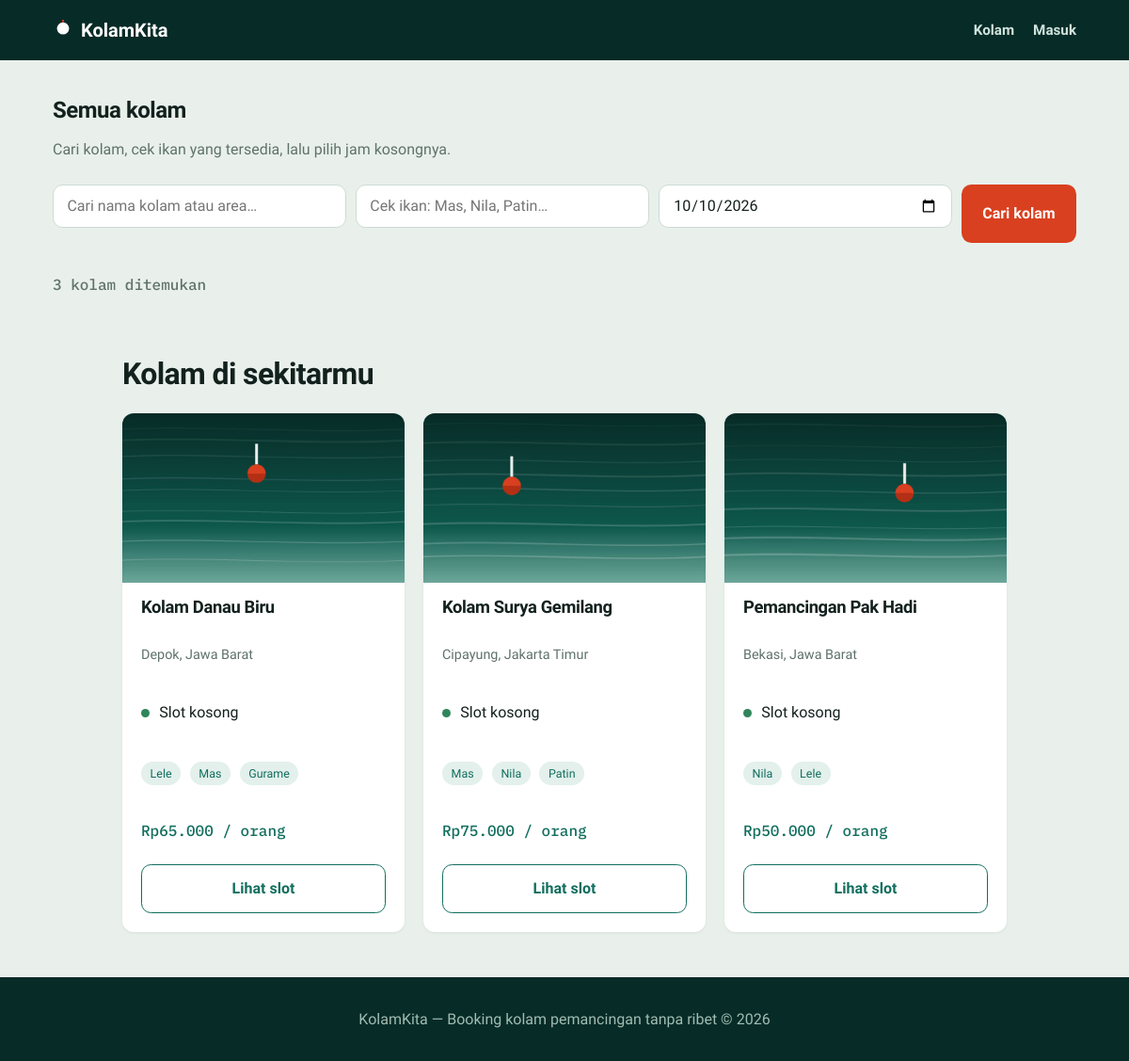
/public/semua-kolam.php, run on the app's committed database.
### tables this page shows
CREATE TABLE kolam (
  id INT AUTO_INCREMENT PRIMARY KEY,
  owner_id INT NOT NULL,
  nama VARCHAR(120) NOT NULL,
  deskripsi TEXT,
  alamat VARCHAR(255),
  harga_per_slot DECIMAL(12,2) NOT NULL,
  jam_buka TIME, jam_tutup TIME,
  foto VARCHAR(255),
  is_aktif TINYINT(1) DEFAULT 1,
  jenis_ikan VARCHAR(255),
  FOREIGN KEY (owner_id) REFERENCES users(id),
  INDEX idx_owner (owner_id),
  INDEX idx_aktif (is_aktif)
);

### config/helpers.php (called while the page is built, shortened)
<?php
function e($str): string
{
    return htmlspecialchars((string) $str, ENT_QUOTES, 'UTF-8');
}
function format_rupiah($angka): string
{
    return 'Rp' . number_format((float) $angka, 0, ',', '.');
}

### public/semua-kolam.php (the view, shortened to what this page needs)
<?php
require_once __DIR__ . '/../config/helpers.php';
require_once __DIR__ . '/../config/database.php';
require_once __DIR__ . '/../includes/header.php';
$ikanDicari = trim($_GET['ikan'] ?? '');
$sql = "SELECT * FROM kolam WHERE is_aktif = 1";
$params = [];
$sql .= " ORDER BY nama";
$stmt = $pdo->prepare($sql);
$stmt->execute($params);
$rows = $stmt->fetchAll();
$slotStmt = $pdo->prepare("SELECT COUNT(*) FROM slots s LEFT JOIN bookings b ON b.slot_id = s.id AND b.tanggal = s.tanggal AND b.status <> 'dibatalkan' WHERE s.kolam_id = ? AND s.tanggal = CURDATE() AND s.status = 'buka' AND b.id IS NULL");
$kolamList = [];
foreach ($rows as $r) {
    $slotStmt->execute([$r['id']]);
    $kosong = (int)$slotStmt->fetchColumn();
    $kolamList[] = [
        'id' => $r['id'], 'nama' => $r['nama'], 'alamat' => $r['alamat'],
        'harga' => $r['harga_per_slot'], 'ikan' => $r['jenis_ikan'] ?? '',
        'foto' => $r['foto'] ?? '',
        'status' => $kosong > 3 ? 'kosong' : ($kosong > 0 ? 'sedikit' : 'penuh'),
    ];
}
$lain = $kolamList;
?>
<section class="page-head">
  <div class="container">
    <h1>Semua kolam</h1>
    <p class="lead">Cari kolam, cek ikan yang tersedia, lalu pilih jam kosongnya.</p>
    <form class="search-bar search-light" method="GET" action="semua-kolam.php">
      <input type="text" name="q" placeholder="Cari nama kolam atau area…" value="<?= e($_GET['q'] ?? '') ?>">
      <input type="text" name="ikan" placeholder="Cek ikan: Mas, Nila, Patin…" value="<?= e($ikanDicari) ?>">
      <input type="date" name="tanggal" value="<?= e($_GET['tanggal'] ?? date('Y-m-d')) ?>">
      <button class="btn btn-primary" type="submit">Cari kolam</button>
    </form>
    <p class="mono page-head__meta">
      <?= count($kolamList) ?> kolam ditemukan<?= $ikanDicari !== '' ? ' untuk ikan "' . e($ikanDicari) . '"' : '' ?>
    </p>
  </div>
</section>
<?php if ($ikanDicari === '' || count($lain) > 0): ?>
<section class="section container">
  <h2><?= $ikanDicari !== '' ? 'Kolam lainnya' : 'Kolam di sekitarmu' ?></h2>
  <?php if (count(($ikanDicari !== '' ? $lain : $kolamList)) === 0): ?>
    <p style="color:#5f726b">Tidak ada kolam yang cocok. <a href="semua-kolam.php">Hapus filter</a>.</p>
  <?php else: ?>
  <div class="grid">
    <?php foreach (($ikanDicari !== '' ? $lain : $kolamList) as $k): ?>
      <article class="card">
        <?php $fotoSrc = $k['foto'] ? "/Booking_Pemancingan/public/uploads/" . basename($k['foto']) : "/Booking_Pemancingan/public/assets/img/kolam-" . $k['id'] . ".jpg"; ?>
        <img src="<?= e($fotoSrc) ?>" alt="<?= e($k['nama']) ?>" loading="lazy" onerror="this.style.display='none'">
        <div class="card-body">
          <h3><?= e($k['nama']) ?></h3>
          <p class="alamat"><?= e($k['alamat']) ?></p>
          <p>
            <span class="status-dot" style="background:<?= $k['status'] === 'kosong' ? '#2F855A' : ($k['status'] === 'sedikit' ? '#B7791F' : '#D9401F') ?>"></span>
            <?= $k['status'] === 'kosong' ? 'Slot kosong' : ($k['status'] === 'sedikit' ? 'Sisa sedikit slot' : 'Penuh hari ini') ?>
          </p>
          <p>
            <?php foreach (array_filter(array_map('trim', explode(',', $k['ikan']))) as $ikan): ?>
              <span class="chip-ikan"><?= e($ikan) ?></span>
            <?php endforeach; ?>
          </p>
          <p class="harga"><?= format_rupiah($k['harga']) ?> / orang</p>
          <a class="btn btn-outline" href="kolam.php?id=<?= $k['id'] ?>">Lihat slot</a>
        </div>
      </article>
    <?php endforeach; ?>
  </div>
  <?php endif; ?>
</section>
<?php endif; ?>
<?php require_once __DIR__ . '/../includes/footer.php'; ?>

### public/assets/css/style.css (style rules this page uses)
:root { --kolam-dalam: #072B27; --air-siang: #116E5E; --kabut: #E9F0EB; --pelampung: #D9401F; --busa: #FFFFFF; --tinta: #13211E; --abu: #5F726B; --badge-kuning-bg: #FDF6E3; --badge-kuning-fg: #B7791F; --badge-biru-bg: #E3F0EC; --badge-biru-fg: #116E5E; --badge-hijau-bg: #E6F4EA; --badge-hijau-fg: #2F855A; --badge-merah-bg: #FBEAE6; --badge-merah-fg: #D9401F; --radius: .75rem; --max: 72rem; --gutter: 1.25rem; --pad-l: max(var(--gutter, 1.25rem), env(safe-area-inset-left, 0px)); --pad-r: max(var(--gutter, 1.25rem), env(safe-area-inset-right, 0px)); }
@media (min-width: 768px) { :root { --gutter: 2rem; } }
* { box-sizing: border-box; }
body { margin: 0; min-height: 100vh; min-height: 100dvh; display: flex; flex-direction: column; background: var(--kabut); color: var(--tinta); font-family: 'Plus Jakarta Sans', system-ui, sans-serif; font-size: 1rem; line-height: 1.6; }
h1,h2,h3 { font-family: 'Bricolage Grotesque', sans-serif; font-weight: 800; line-height: 1.1; margin: 0 0 .5rem; letter-spacing: -0.02em; }
.mono { font-family: 'IBM Plex Mono', monospace; font-weight: 500; }
a { color: var(--air-siang); text-decoration: none; }
img { max-width: 100%; display: block; }
.container { max-width: var(--max); margin: 0 auto; padding: 0 var(--gutter, 1.25rem); padding-left: var(--pad-l, 1.25rem); padding-right: var(--pad-r, 1.25rem); }
.btn { display:inline-flex; align-items:center; justify-content:center; gap:.4rem; border:none; cursor:pointer; border-radius:.65rem; padding:.75rem 1.4rem; font-weight:600; font-size:1rem; font-family:inherit; min-height:44px; }
.btn-primary { background: var(--pelampung); color:#fff; }
.btn-outline { background:transparent; color:var(--air-siang); border:1.5px solid var(--air-siang); }
.search-bar { display:flex; gap:.6rem; flex-wrap:wrap; margin-bottom:2rem; }
.search-bar input, .search-bar select { flex:1 1 12rem; }
.section { padding-block: 3rem; }
.section h2 { font-size: clamp(1.5rem,4vw,2rem); margin-bottom:1.5rem; }
.grid { display:grid; gap:1.25rem; grid-template-columns:1fr; }
@media (min-width:640px) { .grid { grid-template-columns:repeat(2,1fr); } }
@media (min-width:1024px) { .grid { grid-template-columns:repeat(3,1fr); } }
.card { background:var(--busa); border-radius:var(--radius); overflow:hidden; box-shadow:0 1px 3px rgba(7,43,39,.08); display:flex; flex-direction:column; transition:box-shadow .2s; }
.card img { width:100%; height:180px; object-fit:cover; background:#cfe0d8; }
.card-body { padding:1rem 1.25rem 1.25rem; display:flex; flex-direction:column; gap:.4rem; flex:1; }
.card-body h3 { font-size:1.15rem; }
.card-body .alamat { color:#5f726b; font-size:.9rem; }
.card-body .harga { font-family:'IBM Plex Mono'; font-weight:500; color:var(--air-siang); margin-top:auto; padding-top:.5rem; }
.card-body .status-dot { width:9px; height:9px; border-radius:50%; display:inline-block; margin-right:.4rem; }
input:not([type="checkbox"]):not([type="radio"]), select, textarea { width:100%; min-height:46px; border:1.5px solid #cddad3; border-radius:.65rem; padding:.6rem .9rem; font-size:1rem; font-family:inherit; background:#fff; margin-bottom:1rem; }
.chip-ikan { display:inline-block; background:#E3F0EC; color:#116E5E; padding:.15rem .6rem; border-radius:999px; font-size:.78rem; font-weight:500; margin:0 .35rem .35rem 0; }
.page-head { background:var(--kabut); padding-block:2.5rem 1rem; }
.page-head .lead { color:#5f726b; margin-bottom:1.5rem; }
.search-light input, .search-light select { flex:1 1 12rem; min-height:48px; background:#fff; color:var(--tinta); border:1.5px solid #cddad3; border-radius:.65rem; padding:0 .9rem; font-size:1rem; margin-bottom:0; }
.page-head__meta { color:#5f726b; margin:0; }

### data on the page
kolam: shows a picture, nama "Kolam Danau Biru", alamat "Depok, Jawa Barat", jenis_ikan "Lele", jenis_ikan "Mas", jenis_ikan "Gurame", harga_per_slot "Rp65.000"
kolam: shows a picture, nama "Kolam Surya Gemilang", alamat "Cipayung, Jakarta Timur", jenis_ikan "Mas", jenis_ikan "Nila", jenis_ikan "Patin", harga_per_slot "Rp75.000"
kolam: shows a picture, nama "Pemancingan Pak Hadi", alamat "Bekasi, Jawa Barat", jenis_ikan "Nila", jenis_ikan "Lele", harga_per_slot "Rp50.000"

### other printed values
count($kolamList) "3"
